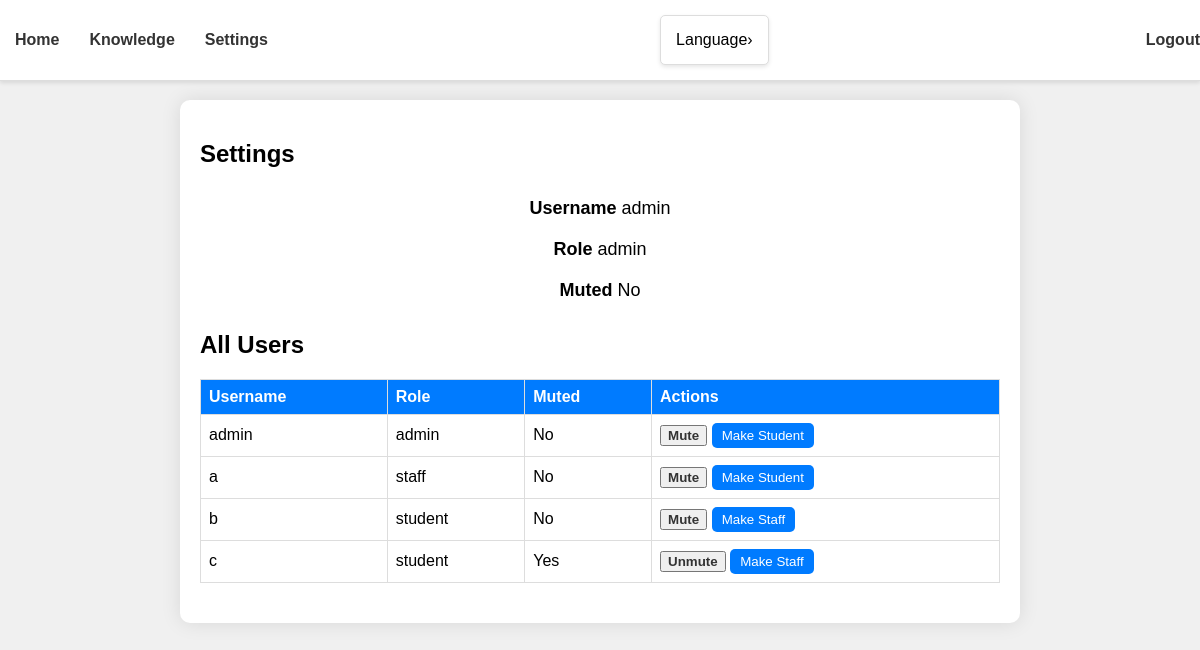
The page /settings (signed in) on the database as committed earlier.
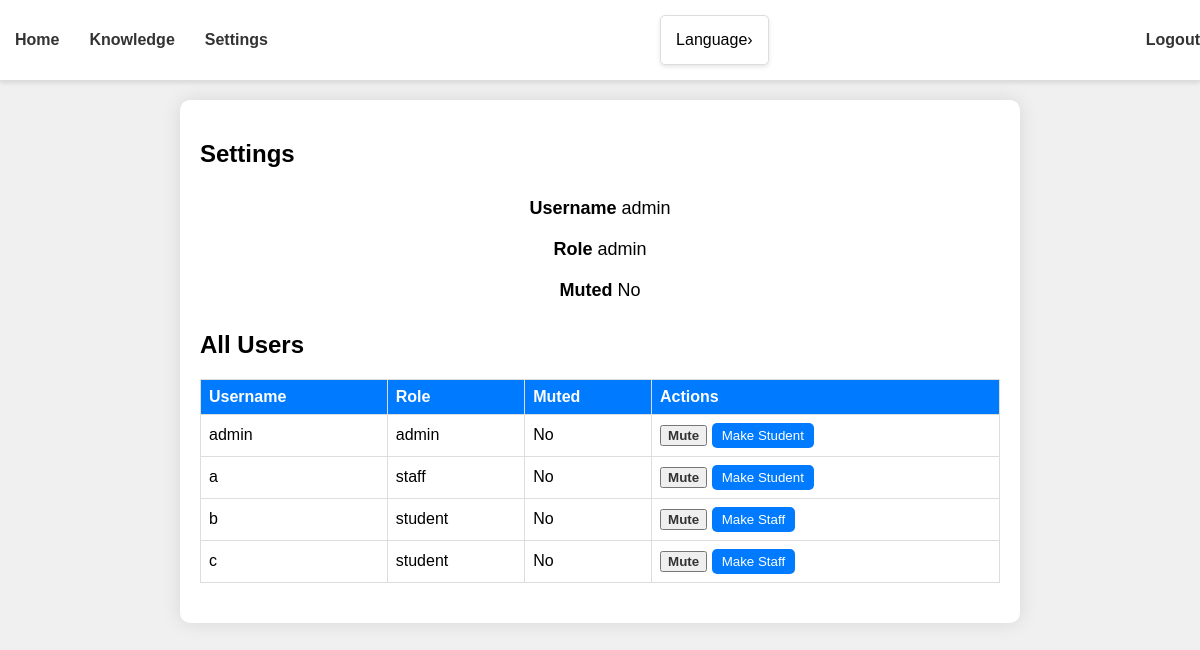
The same page on the database as committed later.
### models.py (models this page shows)
class Base(DeclarativeBase):
    pass

class User(Base):
    __tablename__ = "user"
    username: Mapped[str] = mapped_column(String, primary_key=True)
    password: Mapped[str] = mapped_column(String)
    role: Mapped[str] = mapped_column(String, nullable=False, default='student')
    is_muted: Mapped[bool] = mapped_column(Boolean, nullable=False, default=False)
    __table_args__ = (
        CheckConstraint(role.in_(['staff', 'student', 'admin']), name='role_check'),
    )

### app.py (the view)
@app.route("/settings", methods=["GET"])
def settings():
    if 'username' not in session:
        abort(403)
    username = session['username']
    user = db.get_user(username)
    if user:
        if user.role in ['admin', 'staff']:
            all_users = db.get_all_users()
        else:
            all_users = []
        return render_template('settings.jinja', user=user, username=username, all_users=all_users)
    else:
        return "Error: User not found", 404

### db.py (called while the page is built)
def get_user(username: str):
    with Session(engine) as session:
        return session.get(User, username)

def get_all_users():
    with Session(engine) as session:
        return session.query(User).all()

### templates/settings.jinja (shortened to what this page needs)
{% extends 'base.jinja' %}
{% block content %}
<main>
    <div class="settings-container">
        <h2 data-i18n="settings">Settings</h2>
        <div class="user-info">
            <p><strong data-i18n="username">Username:</strong> {{ user.username }}</p>
            <p><strong data-i18n="role">Role:</strong> {{ user.role }}</p>
            <p><strong data-i18n="muted">Muted:</strong> {{ 'Yes' if user.is_muted else 'No' }}</p>
        </div>
        {% if user.role in ['admin', 'staff'] %}
        <h2 data-i18n="all_users">All Users</h2>
        <table>
            <thead>
                <tr>
                    <th data-i18n="username">Username</th>
                    <th data-i18n="role">Role</th>
                    <th data-i18n="muted">Muted</th>
                    <th data-i18n="actions">Actions</th>
                </tr>
            </thead>
            <tbody>
                {% for u in all_users %}
                <tr>
                    <td>{{ u.username }}</td>
                    <td>{{ u.role }}</td>
                    <td>{{ 'Yes' if u.is_muted else 'No' }}</td>
                    <td>
                        {% if user.role == 'admin' or (user.role == 'staff' and u.role == 'student') %}
                        <button class="btn" onclick="toggleMute('{{ u.username }}', {{ 'false' if u.is_muted else 'true' }})" data-i18n="{{ 'unmute' if u.is_muted else 'mute' }}">
                            {{ 'Unmute' if u.is_muted else 'Mute' }}
                        </button>
                        {% endif %}
                        {% if user.role == 'admin' %}
                        <button class="role-btn" onclick="toggleRole('{{ u.username }}', '{{ 'staff' if u.role == 'student' else 'student' }}')" data-i18n="{{ 'make_staff' if u.role == 'student' else 'make_student' }}">
                            {{ 'Make Staff' if u.role == 'student' else 'Make Student' }}
                        </button>
                        {% endif %}
                    </td>
                </tr>
                {% endfor %}
            </tbody>
        </table>
        {% endif %}
    </div>
</main>
{% endblock %}

### templates/base.jinja (shortened to what this page needs)
<!DOCTYPE html>
<html>
<head>
</head>
<body>
    <nav>
        <div class="nav-links">
            <a href="/home?username={{ username }}" class="nav-link" data-i18n="home">Home</a>
            <a href="/knowledge" class="nav-link" data-i18n="knowledge">Knowledge</a>
            <a href="/settings" class="nav-link" data-i18n="settings">Settings</a>
        </div>
        <div class="language-selector">
            <div class="tab" onclick="toggleLanguageSelector()">
                <span data-i18n="language">Language</span> <span class="arrow">›</span>
            </div>
        </div>
        <div class="user-info">
            <ol style="list-style: none; padding: 0;">
                <li>
                    <a href="javascript:void(0)" onclick="logoutAndClearStorage()" class="btn" data-i18n="logout">Logout</a>
                </li>
            </ol>
        </div>
    </nav>
    <div style="margin-top: 60px;">
        {% block content %} {% endblock %}
    </div>
</body>
</html>

### templates/base.jinja (style rules this page uses)
nav { width: 100%; border-bottom: 1px solid #ddd; padding: 10px 0; background-color: #fff; display: flex; justify-content: space-between; align-items: center; box-shadow: 0 2px 4px rgba(0, 0, 0, 0.1); position: fixed; top: 0; left: 0; z-index: 1000; height: 60px; }
.nav-link { padding: 10px 15px; color: #333; text-decoration: none; font-weight: bold; transition: background-color 0.3s ease; }
.nav-links, .user-info { display: flex; align-items: center; }
.btn { color: #333; font-weight: bold; text-decoration: none; cursor: pointer; }
.language-selector { padding: 0px; border: 0px solid #ddd; border-radius: 5px; background-color: #fff; cursor: pointer; }
.tab { padding: 15px; cursor: pointer; transition: background-color 0.3s ease; border: 1px solid #ddd; border-radius: 5px; background-color: #fff; box-shadow: 0 2px 4px rgba(0, 0, 0, 0.1); display: flex; justify-content: space-between; align-items: center; }

### templates/settings.jinja (style rules this page uses)
body { font-family: 'Arial', sans-serif; background: #f0f0f0; margin: 0; padding: 0; height: 100vh; }

Rows that differ between the two databases and show on the page:
changed User "c": is_muted "Yes" → "No"; is_muted "Unmute" → "Mute"
